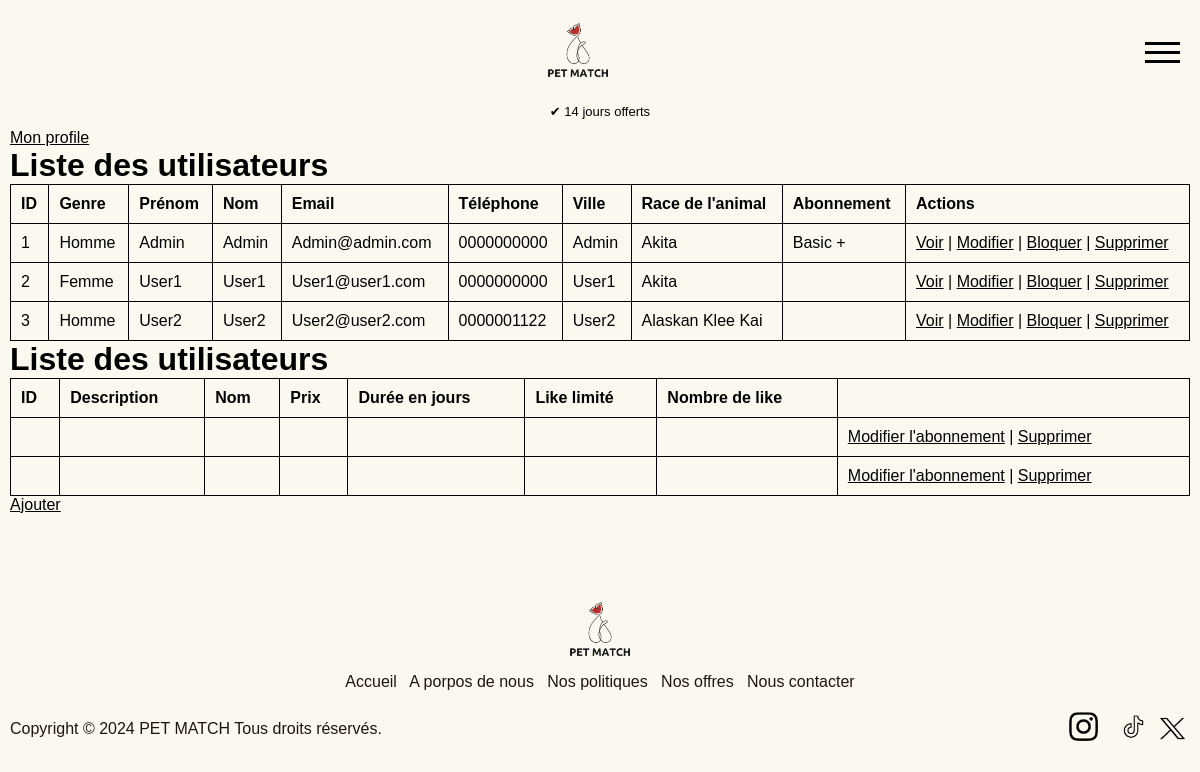
The app's page /admin/admin_dashboard.php, older data.
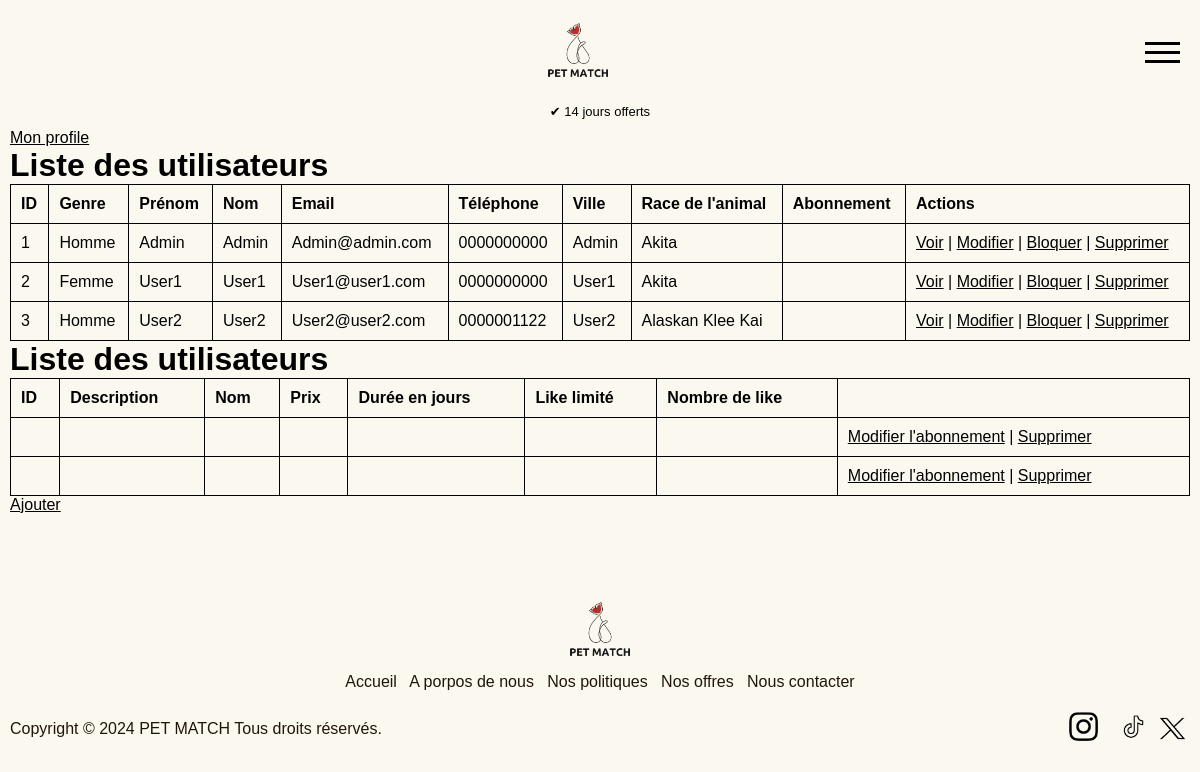
The same page, newer data.
### tables this page shows
CREATE TABLE user (
    id INTEGER PRIMARY KEY AUTOINCREMENT,
    gender TEXT NOT NULL,
    firstname TEXT NOT NULL,
    lastname TEXT NOT NULL,
    email TEXT NOT NULL UNIQUE,
    password TEXT NOT NULL,
    phone TEXT NOT NULL,
    city TEXT NOT NULL,
    birthday TEXT NOT NULL,
    orientation TEXT NOT NULL,
    bio TEXT,
    is_admin INTEGER NOT NULL DEFAULT 0,
    blocked INTEGER NOT NULL DEFAULT 0,
    created_at TIMESTAMP DEFAULT CURRENT_TIMESTAMP,
    subscription TEXT,
    dog_breed TEXT NOT NULL
, "photo" TEXT);

CREATE TABLE subscription (
    id INTEGER PRIMARY KEY AUTOINCREMENT,
    description TEXT NOT NULL,
    name TEXT NOT NULL UNIQUE,
    price FLOAT NOT NULL,
    duration INTEGER NOT NULL,
    limited_like INTEGER NOT NULL DEFAULT 1,
    number_like INTEGER
);

### admin/admin_dashboard.php (the view)
<?php
include '../template/header.php';
try {
    $pdo = new PDO('sqlite:../DB/my_database.db');
    $pdo->setAttribute(PDO::ATTR_ERRMODE, PDO::ERRMODE_EXCEPTION);
    $sql = "SELECT * FROM user";
    $stmt = $pdo->query($sql);
    $users = $stmt->fetchAll(PDO::FETCH_ASSOC);
    $sql = "SELECT * FROM subscription";
    $stmt = $pdo->query($sql);
    $subcriptions =
    $subcription = $stmt->fetchAll(PDO::FETCH_ASSOC);
} catch (Exception $e) {
    echo "Erreur lors de la récupération des utilisateurs : " . $e->getMessage();
}
?>
    <link rel="stylesheet" href="../css/admin.css">
    <p><a href="../user/user_space.php">Mon profile</a></p>
    <h1>Liste des utilisateurs</h1>
    <table>
        <thead>
            <tr>
                <th>ID</th>
                <th>Genre</th>
                <th>Prénom</th>
                <th>Nom</th>
                <th>Email</th>
                <th>Téléphone</th>
                <th>Ville</th>
                <th>Race de l'animal</th>
                <th>Abonnement</th>
                <th>Actions</th>
            </tr>
        </thead>
        <tbody>
            <?php if (!empty($users)): ?>
                <?php foreach ($users as $user): ?>
                    <tr>
                        <td><?php echo htmlspecialchars($user['id']); ?></td>
                        <td><?php echo htmlspecialchars($user['gender']); ?></td>
                        <td><?php echo htmlspecialchars($user['firstname']); ?></td>
                        <td><?php echo htmlspecialchars($user['lastname']); ?></td>
                        <td><?php echo htmlspecialchars($user['email']); ?></td>
                        <td><?php echo htmlspecialchars($user['phone']); ?></td>
                        <td><?php echo htmlspecialchars($user['city']); ?></td>
                        <td><?php echo htmlspecialchars($user['dog_breed']); ?></td>
                        <td><?php echo htmlspecialchars($user['subscription']); ?></td>
                        <td>
                            <a href="view_profile.php?id=<?php echo $user['id']; ?>">Voir</a> |
                            <a href="edit_profile.php?id=<?php echo $user['id']; ?>">Modifier</a> |
                            <a href="block_profile.php?id=<?php echo $user['id']; ?>">Bloquer</a> |
                            <a href="delete_user.php?id=<?php echo $user['id']; ?>" onclick="return confirm('Êtes-vous sûr de vouloir supprimer cet utilisateur ?');">Supprimer</a>
                        </td>
                    </tr>
                <?php endforeach; ?>
            <?php else: ?>
                <tr>
                    <td colspan="9">Aucun utilisateur trouvé.</td>
                </tr>
            <?php endif; ?>
        </tbody>
    </table>
    <h1>Liste des utilisateurs</h1>
    <table>
        <thead>
            <tr>
                <th>ID</th>
                <th>Description</th>
                <th>Nom</th>
                <th>Prix</th>
                <th>Durée en jours</th>
                <th>Like limité</th>
                <th>Nombre de like</th>
            </tr>
        </thead>
        <tbody>
            <?php if (!empty($subcriptions)): ?>
                <?php foreach ($subcriptions as $subcription): ?>
                    <tr>
                        <td><?php echo htmlspecialchars($subscription['id']); ?></td>
                        <td><?php echo htmlspecialchars($subscription['description']); ?></td>
                        <td><?php echo htmlspecialchars($subscription['name']); ?></td>
                        <td><?php echo htmlspecialchars($subscription['price']); ?></td>
                        <td><?php echo htmlspecialchars($subscription['duration']); ?></td>
                        <td><?php echo htmlspecialchars($subscription['limited_like']); ?></td>
                        <td><?php echo htmlspecialchars($subscription['number_like']); ?></td>
                        <td>
                            <a href="edit_subscription.php?id=<?php echo $subscription['id']; ?>">Modifier l'abonnement</a> |
                            <a href="delete_subscription.php?id=<?php echo $subscription['id']; ?>" onclick="return confirm('Êtes-vous sûr de vouloir supprimer cet utilisateur ?');">Supprimer</a>
                        </td>
                    </tr>
                <?php endforeach; ?>
            <?php else: ?>
                <tr>
                    <td colspan="9">Aucun abonnement trouvé.</td>
                </tr>
            <?php endif; ?>
        </tbody>
    </table>
    <a href="add_subscription.php">Ajouter</a>
<?php include '../template/footer.php'; ?>

### template/header.php (shortened to what this page needs)
<!DOCTYPE html>
<html>
    <head>
        <link rel="stylesheet" href="../css/style.css">
        <link rel="stylesheet" href="../css/form.css">
    </head>
    <body>
        <nav>
            <div class="containerNav">
                <div class="left image2" style="display:flex;">
                </div>
                <div class="center">
                    <a href="../user/home.php"><img src="../pic/logoSF.png" alt="Logo" width="auto" height="80px"></a>
                </div>
                <div class="right">
                    <a href="#" id="openBtn">
                        <span class="burger-icon">
                        <span></span>
                        <span></span>
                        <span></span>
                        </span>
                    </a>
                </div>
            </div>
        </nav>
        <div class="center">
            <p style="font-size: small;">&#x2714; 14 jours offerts</p>
        </div>
        <main>

### template/footer.php (shortened to what this page needs)
</main>
        <footer>
            <div class="container">
                <div class="center"><img src="../pic/logoSF.png" alt="Logo" width="auto" height="80px"></div>
                <div class="center">
                    <?php
                        if (isset($_SESSION["user_id"])) {
                           echo "<a href='../user/home.php'>Accueil</a>";
                        } else {
                            echo "<a href='../user/index.php'>Accueil</a>";
                        }
                    ?>
                    <a href="../template/about_us.php" id="footer">A porpos de nous</a>
                    <a href="../template/policy.php" id="footer">Nos politiques</a>
                    <?php
                        if (!isset($_SESSION["user_id"])) {
                            echo "<a href='../template/offer.php' id='footer'>Nos offres</a>";
                        }
                    ?>
                    <a href="../template/contact.php" id="footer">Nous contacter</a>
                </div>
                <br>
                <div class="containerF network_pc">
                    <div class="left-text">Copyright &copy; 2024 PET MATCH Tous droits réservés.</div>
                    <div class="right-text">
                        <a class="right" href="#"><img src="../social_media/logo-insta-SF.png" width="35px" height="35px"></a>&nbsp;<a href="#"><img src="../social_media/logo-tiktok-SF.png" width="35px" height="35px"></a>&nbsp;<a href="#"><img src="../social_media/logo-x-SF.png" width="35px" height="31px"></a>
                    </div>
                </div>
            </div>
        </footer>
    </body>
</html>

### css/style.css (style rules this page uses)
* { margin: 0; padding: 0; box-sizing: border-box; }
html { height: 100%; background-color: #FBF9EF; }
body { min-height: 100%; display: block; flex-direction: column; font-family: "Arial", Sans-serif; background-color: #FBF9EF; }
main { flex : 1; padding: 10px; padding-bottom: 50px; background-color: #FBF9EF; }
p { color : #000000; }
a { color : rgb(0, 0, 0); cursor: pointer; text-decoration: underline; }
.containerNav { display: flex; flex-direction: row; justify-content: space-between; align-items: center; height: min-content; padding: 10px 10px 10px 0; }
.burger-icon span { display: block; width: 35px; height: 3px; background-color: rgb(0, 0, 0); margin: 6px 0; right: 25px; }
.left, .right { width: min-content; text-align: center; padding: 10px; }
.right { right: 0; }
.center { width: 100%; text-align: center; }
.container { margin-top: 15px; display: flex; width: 100%; flex-direction: column; justify-content: space-between; align-items: center; height: min-content; }
.network_pc { display: block; }
footer { color: #20150d; padding: 10px; display: flex; justify-content: space-between; align-items: center; position: relative; bottom : 0; width :100%; margin-top: auto; }
footer a { text-decoration: none; color: #20150d; }
.containerF { display: flex; justify-content: space-between; align-items: center; width: 100%; }
.left-text { flex: 1; }
.right-text { flex: 1; text-align: right; }

### css/admin.css (style rules this page uses)
table { width: 100%; border-collapse: collapse; }
table, th, td { border: 1px solid black; }
th, td { padding: 10px; text-align: left; }

Row changes from the older to the newer data that the page shows:
changed user "Admin": subscription "Basic +" → (not shown)
